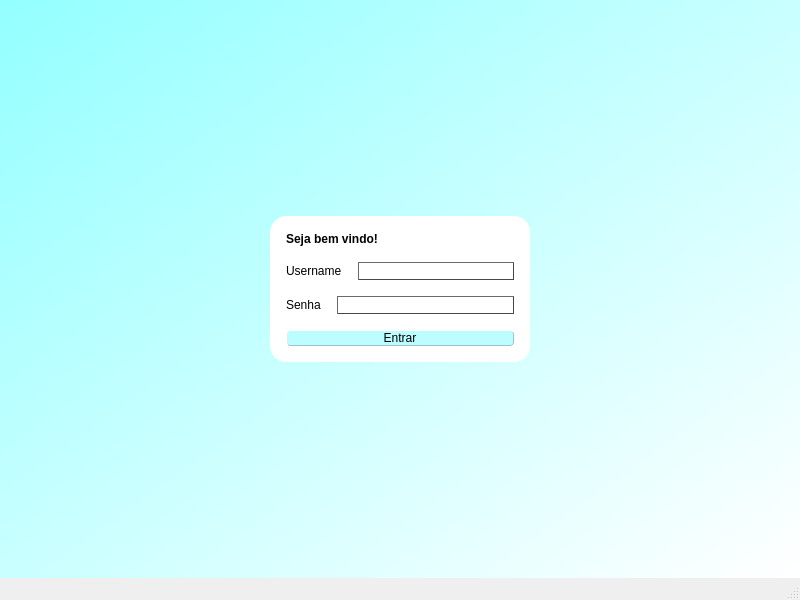
<?xml version="1.0" encoding="UTF-8"?>
<ui version="4.0">
 <class>Login</class>
 <widget class="QMainWindow" name="Login">
  <property name="geometry">
   <rect>
    <x>0</x>
    <y>0</y>
    <width>800</width>
    <height>600</height>
   </rect>
  </property>
  <property name="windowTitle">
   <string>Login</string>
  </property>
  <widget class="QWidget" name="centralwidget">
   <property name="styleSheet">
    <string notr="true">background-color: qlineargradient(spread:pad, x1:0, y1:0, x2:0.994413, y2:1, stop:0 rgba(147, 255, 255, 255), stop:1 rgba(255, 255, 255, 255));</string>
   </property>
   <layout class="QGridLayout" name="gridLayout">
    <item row="1" column="0">
     <spacer name="horizontalSpacer">
      <property name="orientation">
       <enum>Qt::Orientation::Horizontal</enum>
      </property>
      <property name="sizeHint" stdset="0">
       <size>
        <width>40</width>
        <height>20</height>
       </size>
      </property>
     </spacer>
    </item>
    <item row="1" column="1">
     <widget class="QWidget" name="" native="true">
      <property name="styleSheet">
       <string notr="true">background-color: rgb(255, 255, 255);
border-color: rgb(0, 255, 234);
border-radius : 16px</string>
      </property>
      <layout class="QVBoxLayout" name="verticalLayout">
       <property name="spacing">
        <number>16</number>
       </property>
       <property name="leftMargin">
        <number>16</number>
       </property>
       <property name="topMargin">
        <number>16</number>
       </property>
       <property name="rightMargin">
        <number>16</number>
       </property>
       <property name="bottomMargin">
        <number>16</number>
       </property>
       <item>
        <widget class="QLabel" name="label_3">
         <property name="font">
          <font>
           <pointsize>9</pointsize>
           <bold>true</bold>
          </font>
         </property>
         <property name="styleSheet">
          <string notr="true">color : rgb(0, 0, 0);</string>
         </property>
         <property name="text">
          <string>Seja bem vindo!</string>
         </property>
        </widget>
       </item>
       <item>
        <layout class="QHBoxLayout" name="horizontalLayout">
         <item>
          <widget class="QLabel" name="labelUsername">
           <property name="styleSheet">
            <string notr="true">color : rgb(0, 0, 0);</string>
           </property>
           <property name="text">
            <string>Username</string>
           </property>
          </widget>
         </item>
         <item>
          <widget class="QLineEdit" name="txtUsername">
           <property name="styleSheet">
            <string notr="true">color: rgb(56, 56, 56);
border-color: rgb(71, 71, 71);
border-width: 1px;
border-style : outset;</string>
           </property>
          </widget>
         </item>
        </layout>
       </item>
       <item>
        <layout class="QHBoxLayout" name="horizontalLayout_2">
         <item>
          <widget class="QLabel" name="labelSenha">
           <property name="styleSheet">
            <string notr="true">color : rgb(0, 0, 0);</string>
           </property>
           <property name="text">
            <string>Senha</string>
           </property>
          </widget>
         </item>
         <item>
          <widget class="QLineEdit" name="txtSenha">
           <property name="styleSheet">
            <string notr="true">color: rgb(56, 56, 56);
border-color: rgb(71, 71, 71);
border-width: 1px;
border-style : outset;</string>
           </property>
           <property name="echoMode">
            <enum>QLineEdit::EchoMode::Password</enum>
           </property>
          </widget>
         </item>
        </layout>
       </item>
       <item>
        <widget class="QPushButton" name="botaoEntrar">
         <property name="mouseTracking">
          <bool>false</bool>
         </property>
         <property name="autoFillBackground">
          <bool>false</bool>
         </property>
         <property name="styleSheet">
          <string notr="true">QPushButton { 
color : rgb(0, 0, 0);
background-color: rgb(188, 254, 255);
border-color: rgb(160, 194, 207);
border-style : outset;
border-width : 1px;
border-radius : 4px;
}

QPushButton:pressed {
color : rgb(0, 0, 0);
background-color: rgb(56, 255, 248);
border-color: rgb(160, 194, 207);
border-style : outset;
border-width : 1px;
border-radius : 4px;
}
</string>
         </property>
         <property name="text">
          <string>Entrar</string>
         </property>
         <property name="autoDefault">
          <bool>false</bool>
         </property>
         <property name="default">
          <bool>false</bool>
         </property>
         <property name="flat">
          <bool>false</bool>
         </property>
        </widget>
       </item>
      </layout>
     </widget>
    </item>
    <item row="0" column="1">
     <spacer name="verticalSpacer_2">
      <property name="orientation">
       <enum>Qt::Orientation::Vertical</enum>
      </property>
      <property name="sizeHint" stdset="0">
       <size>
        <width>20</width>
        <height>40</height>
       </size>
      </property>
     </spacer>
    </item>
    <item row="2" column="1">
     <spacer name="verticalSpacer">
      <property name="orientation">
       <enum>Qt::Orientation::Vertical</enum>
      </property>
      <property name="sizeHint" stdset="0">
       <size>
        <width>20</width>
        <height>40</height>
       </size>
      </property>
     </spacer>
    </item>
    <item row="1" column="2">
     <spacer name="horizontalSpacer_2">
      <property name="orientation">
       <enum>Qt::Orientation::Horizontal</enum>
      </property>
      <property name="sizeHint" stdset="0">
       <size>
        <width>40</width>
        <height>20</height>
       </size>
      </property>
     </spacer>
    </item>
   </layout>
  </widget>
  <widget class="QMenuBar" name="menubar">
   <property name="geometry">
    <rect>
     <x>0</x>
     <y>0</y>
     <width>800</width>
     <height>21</height>
    </rect>
   </property>
  </widget>
  <widget class="QStatusBar" name="statusbar"/>
 </widget>
 <resources/>
 <connections/>
</ui>
